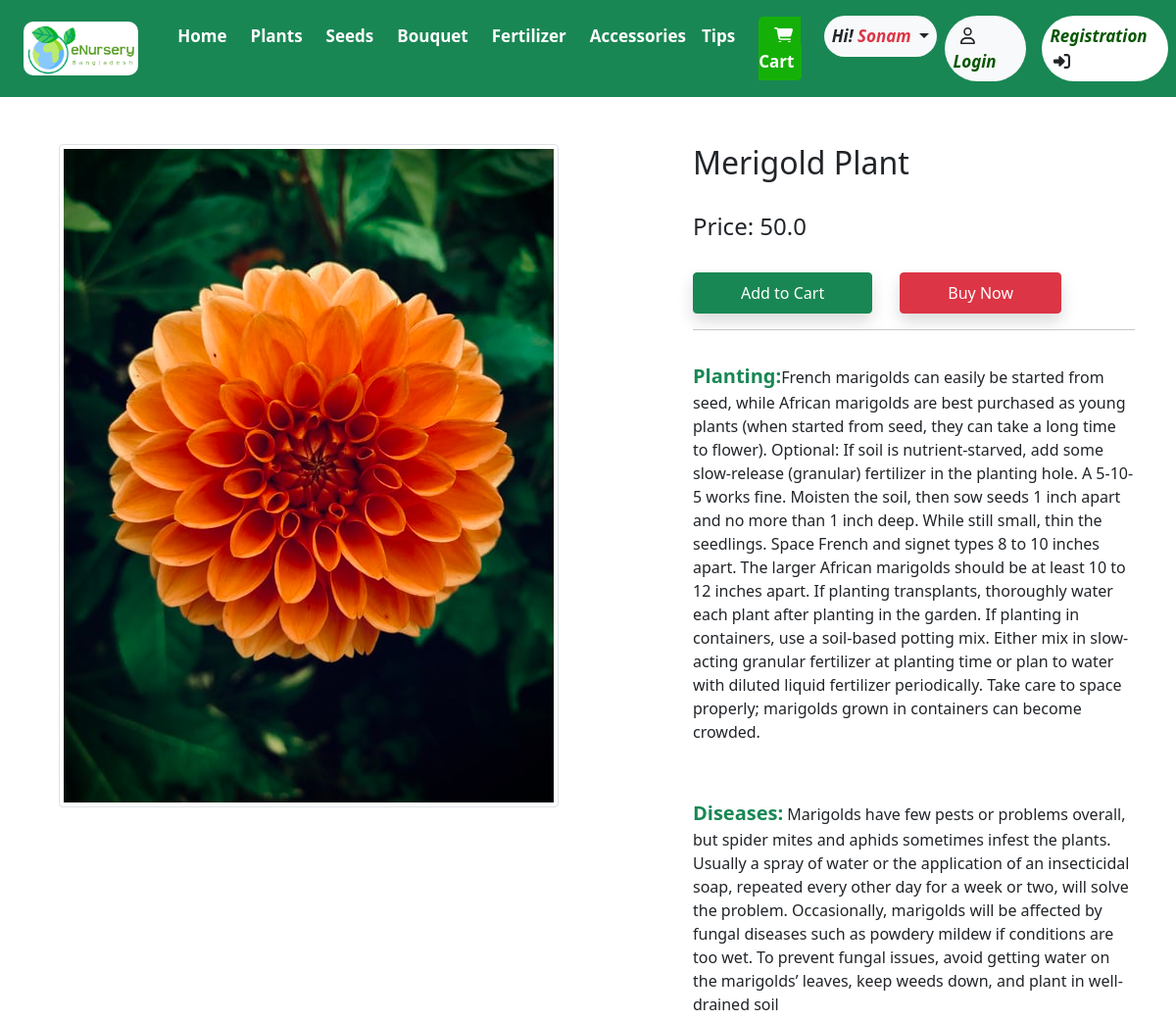
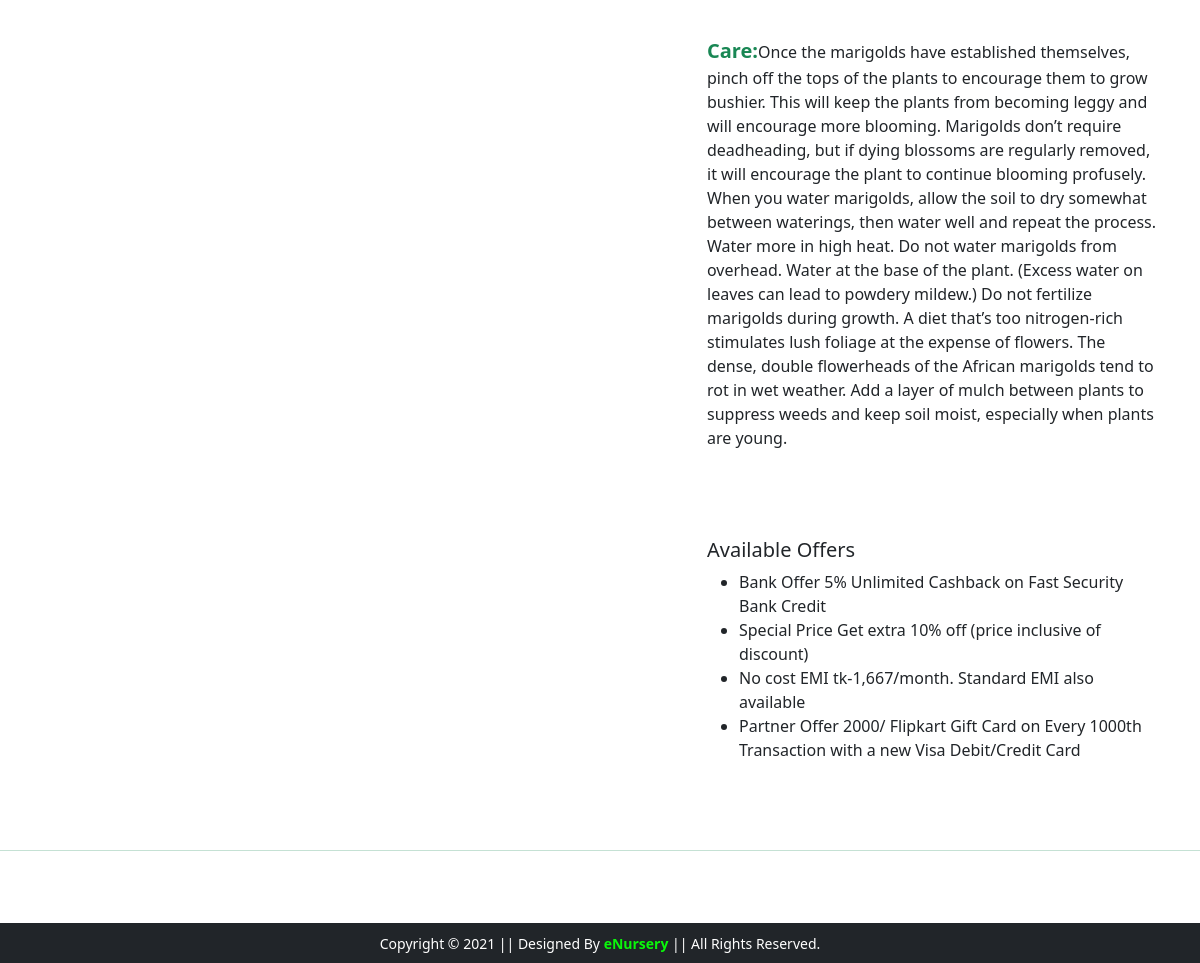
Page /product-detail/3 on the committed database (2 pictures, top to bottom).
### app/models.py (models this page shows, shortened)
class Product(models.Model):
    title = models.CharField(max_length=60)
    price = models.FloatField(max_length=10)
    planting = models.TextField(max_length=10000, blank=True)
    care = models.TextField(max_length=10000, blank=True)
    diseases = models.TextField(max_length=1000, blank=True)
    uses = models.TextField(max_length=1000, blank=True)
    grade = models.CharField(max_length=20)
    category = models.CharField(choices=CATEGORY_CHOICE, max_length=20)
    product_image = models.ImageField(upload_to='productimg')

### app/views.py (the view)
# urls.py: path('product-detail/<int:pk>', views.ProductDetailView.as_view(), name='product-detail'),
class ProductDetailView(View):
    def get(self, request, pk):
        product = Product.objects.get(pk=pk)
        return render(request, 'app/productdetail.html', {'product': product})

### app/templates/app/productdetail.html (shortened to what this page needs)
{% extends 'app/base.html' %}
{% load static %}
{% block main-content %}
<div class="container my-5">
 <div class="row">
  <div class="col-sm-6 text-center align-self-lg-start">
   <img src="{{product.product_image.url}}" alt="" class="img-fluid img-thumbnail">
  </div>
  <div class="col-sm-5 offset-sm-1">
   <h2>{{product.title}}</h2> <br>
   <h4>Price: {{product.price}}</h4> <br>
   <a href="{% url 'add-to-cart' %}" class="btn btn-success shadow px-5 py-2">Add to Cart</a>
   <a href="{% url 'buy-now' %}" class="btn btn-danger shadow px-5 py-2 ms-4">Buy Now</a>
   <hr>
    <p class="py-3"><span class="fw-bold text-success fs-5">Planting:</span>{{product.planting}}</p> <br>
    <p><span class="fw-bold text-success fs-5">Diseases:</span> {{product.diseases}}</p> <br>
    <p><span class="fw-bold text-success fs-5">Care:</span>{{product.care}}  </p> <br>
   <h5 class="mt-5">Available Offers</h5>
   <ul>
    <li>Bank Offer 5% Unlimited Cashback on Fast Security Bank Credit</li>
    <li>Special Price Get extra 10% off (price inclusive of discount)</li>
    <li>No cost EMI tk-1,667/month. Standard EMI also available</li>
    <li>Partner Offer 2000/ Flipkart Gift Card on Every 1000th Transaction with a new Visa Debit/Credit Card</li>
   </ul>
  </div>
 </div>
</div>
{% endblock main-content %}

### rows in the picture
Product: product_image (picture), title "Merigold Plant", price "50.0", planting "French marigolds can easily be started from seed, while African marigolds are best purchased as young plants (when started from seed, they can take a long time to flower). Optional: If soil is nutrient-starved, add some slow-release (granular) fertilizer in the planting hole. A 5-10-5 works fine. Moisten the soil, then sow seeds 1 inch apart and no more than 1 inch deep. While still small, thin the seedlings. Space French and signet types 8 to 10 inches apart. The larger African marigolds should be at least 10 to 12 inches apart. If planting transplants, thoroughly water each plant after planting in the garden. If planting in containers, use a soil-based potting mix. Either mix in…", diseases "Marigolds have few pests or problems overall, but spider mites and aphids sometimes infest the plants. Usually a spray of water or the application of an insecticidal soap, repeated every other day for a week or two, will solve the problem. Occasionally, marigolds will be affected by fungal diseases such as powdery mildew if conditions are too wet. To prevent fungal issues, avoid getting water on the marigolds’ leaves, keep weeds down, and plant in well-drained soil", care "Once the marigolds have established themselves, pinch off the tops of the plants to encourage them to grow bushier. This will keep the plants from becoming leggy and will encourage more blooming. Marigolds don’t require deadheading, but if dying blossoms are regularly removed, it will encourage the plant to continue blooming profusely. When you water marigolds, allow the soil to dry somewhat between waterings, then water well and repeat the process. Water more in high heat. Do not water marigolds from overhead. Water at the base of the plant. (Excess water on leaves can lead to powdery mildew.) Do not fertilize marigolds during growth. A diet that’s too nitrogen-rich stimulates lush foliage…"
